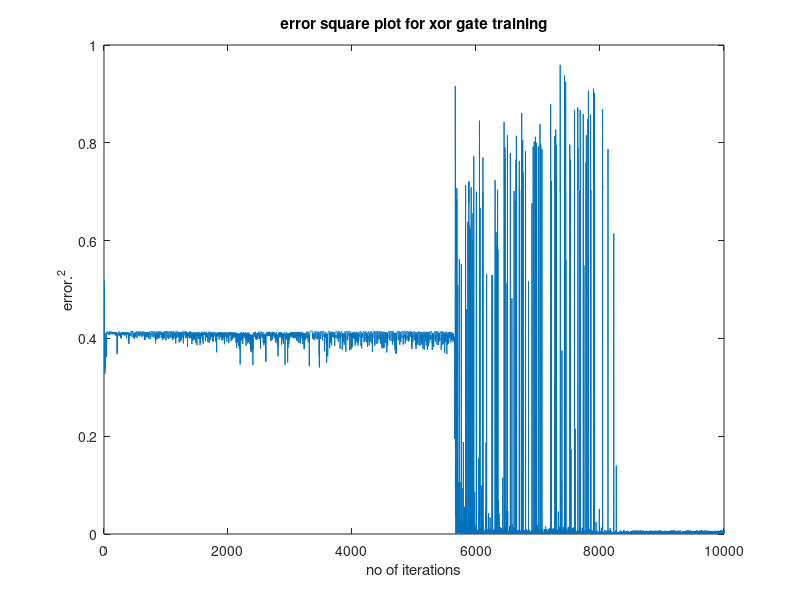

This chart was generated by the following MATLAB code:
clear all;
close all;
clc

n_input=4;%input('no of inputs');

n_op=3;

n_hid=4;%input('enter the no of hidden layer nodes');

w_ih=rand(n_input,n_hid)

w_bhid=rand(n_hid,1)

w_ho=rand(n_hid,n_op)

% w_bout=rand

eta=1;

n_pattern=3;


load fisheriris


%define training set

in=[];

for i=1:40
    
     temp=[meas(i,:);meas(50+i,:);meas(100+i,:)]';
     
     in=[in temp];

end

% coding (+1/-1) of 3 classes

a = [0.1 0.1 0.9]';
b = [0.1 0.9 0.1]';
c = [0.9 0.1 0.1]';

% define targets
    
temp = [repmat(a,1,1) repmat(b,1,1) repmat(c,1,1)];

desired_out=repmat(temp,[1 40]);

% in=[.1 .1 .9 .9;.1 .9 .1 .9]

% desired_out=[.1 .9 .9 .1]

iteration=10000;


error=zeros(n_op,iteration);

% keyboard

for iter=1:iteration
    
    for j=1:size(in,2)
        
        %estimated output
        
        op_w=in(:,j)'*w_ih;
        
        op_sig=1./(1+exp(-(op_w+w_bhid')));
        
        out=1./(1+exp(-(op_sig*w_ho)));
        
        e=desired_out(:,j)'-out;
        
        delta=(out.*(1-out)).*e;
       
        %hidden layer weights updation
        
        w_ho=w_ho+eta*op_sig'*delta;
        
        
        
        
%         w_bout=w_bout+2*delta;

        delta_hid=op_sig'.*(1-op_sig)'.*(w_ho*delta');
        
        %input layer weight updations
        
        w_ih=w_ih+eta*(in(:,j)*delta_hid');  
        
        w_bhid=w_bhid+2*delta_hid;
        
    end
    
    iter
    
    error(:,iter)=e;
    
end



sse=sum((error(:,1:iter).^2),1);

plot(sse);
title('error square plot for xor gate training');
xlabel('no of iterations');
ylabel('error.^2');

keyboard

%%%%%%%testing%%%%%%%%%


in1 = [meas(41:50,:);meas(91:100,:);meas(141:150,:)]'

out = [];

% in=[.1 .1 .9 .9;.1 .9 .1 .9];

 for i=1:size(in1,2)
% display('testing for input combination:')
%     in1
%     
    
    op_w=in1(:,i)'*w_ih;
    op_sig=1./(1+exp(-(op_w+w_bhid')));
    out(:,i)=(1./(1+exp(-(op_sig*w_ho))))';
    
 end

 out